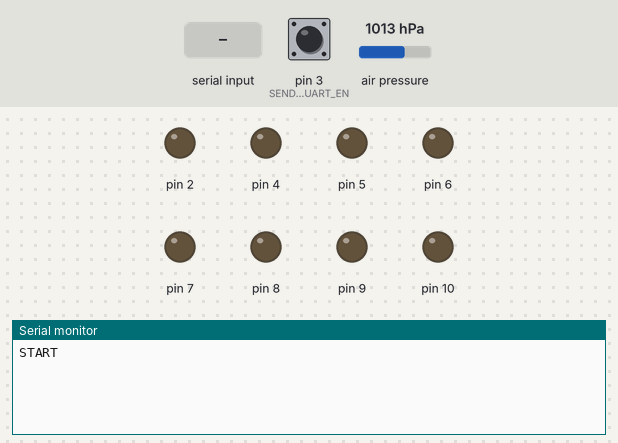
A sketch run on a simulated Arduino Uno, built with avr-gcc and run on an emulated ATmega328P. On the bench: output pins drawn as LEDs (lit = HIGH), the last lines printed to the serial monitor. Inputs (shaded band) come from the test bench; at power-on: pin 3 (SEND_DATA_UART_EN) HIGH, air pressure 1013 hPa.

Above: at 1.2 s.
1.3 s: "1" received over Serial
At 2.8 s:
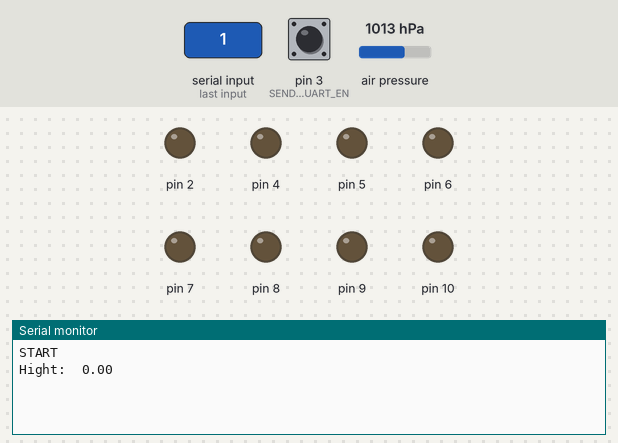
4.5 s: pin 3 (SEND_DATA_UART_EN) pulled LOW for 1 s
At 5.3 s:
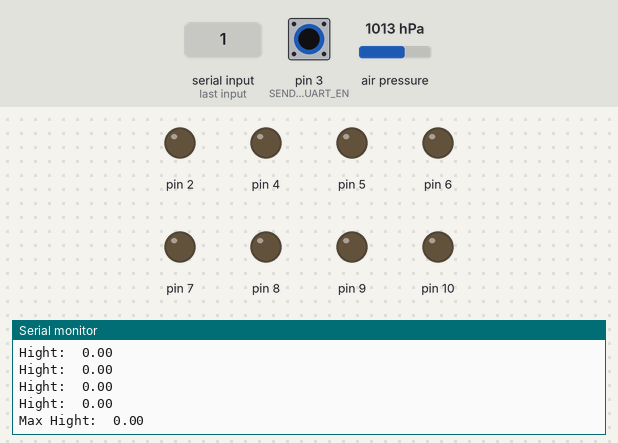

The sketch:

Altimetr_SPI.ino
```cpp
#include <Arduino.h>
#include <SPI.h>
#include <avr/eeprom.h>
#include <Adafruit_BMP280.h>

// pinout
// CS -> write LOW to choose the salve
#define WRITE_PROTECTION 0  // WP - PA4
#define CS_FLASH 1          // PA5
#define SEND_DATA_UART_EN 3 // INT - PA7
#define RX 4                // PB3
#define TX 5                // PB2
#define LED 6               // PB1
#define CS_BMP 7            // PB0
#define UPDI 11             // PA0
#define MOSI 8              // PA1
#define MISO 9              // PA2
#define SCK 10              // PA3

#define seaLevelhPa 1020.0
#define TIME_INTERVAL 1000 // ms

Adafruit_BMP280 bmp(CS_BMP, MOSI, MISO, SCK);
float maxHightEEM EEMEM;
float maxHightRAM;
float initialHight;
uint64_t t = 0; // timer updated with millis()
void setup()
{
  // put your setup code here, to run once:
  for (int i = 0; i < 11; i++) // For all pins
    pinMode(i, OUTPUT);
  pinMode(SEND_DATA_UART_EN, INPUT_PULLUP);
  Serial.begin(115200);
  Serial.println("START");

  if (!bmp.begin())
  {
    Serial.println(F("Could not find a valid BMP280 sensor, check wiring or "
                     "try a different address!"));
    while (1)
      delay(10);
  }
  /*
  Mode:           Normal -> 0xF4 [1:0] -> 11
  Oversampling:   Standard Resolution
  osrs_p:         x4 -> 0xF4 [4:2] -> 011
  osrs_t:         x1 -> 0xF4 [7:5] -> 001
  ODR[Hz]:        7.3
  RMS Noise[cm]:  6.4
  3 wire SPI:     false -> 0xF5[0] -> 0
  IIR filter:     4 -> 0xF5[4:2] -> 010?
  standby [ms]:   125 -> 0xF5 [7:5] -> 010
  */
  bmp.setSampling(Adafruit_BMP280::MODE_NORMAL,     /* Operating Mode. */
                  Adafruit_BMP280::SAMPLING_X1,     /* Temp. oversampling */
                  Adafruit_BMP280::SAMPLING_X4,     /* Pressure oversampling */
                  Adafruit_BMP280::FILTER_X4,       /* Filtering. */
                  Adafruit_BMP280::STANDBY_MS_125); /* Standby time. */

  initialHight = bmp.readAltitude(seaLevelhPa);
  if (Serial.available())
  {
    Serial.print("INITIAL HIGHT:\t");
    Serial.println(initialHight);
  }
}

void loop()
{
  if (millis() - t > TIME_INTERVAL)
  {
    t = millis();
    float hight = bmp.readAltitude(seaLevelhPa) - initialHight;
    if (hight > maxHightRAM)
    {
      maxHightRAM = hight;
    }
    // If the rocket has already reached the highest point write the max hight to flash
    else
    {
       eeprom_update_float(&maxHightEEM, maxHightRAM);
    }
    if (Serial.available())
    {
      Serial.print("Hight:\t");
      Serial.println(hight);
    }

    if (Serial.available() && !digitalRead(SEND_DATA_UART_EN))
    {
      float readHight = eeprom_read_float(&maxHightEEM);
      Serial.print("Max Hight:\t");
      Serial.println(readHight);
    }
  }
}
```

Measured:
- after the input at 1.3 s, the serial monitor: prints a new line after 0.70 s (image 1)
- after the input at 4.5 s, the serial monitor: prints a new line after 0.51 s (image 2)
